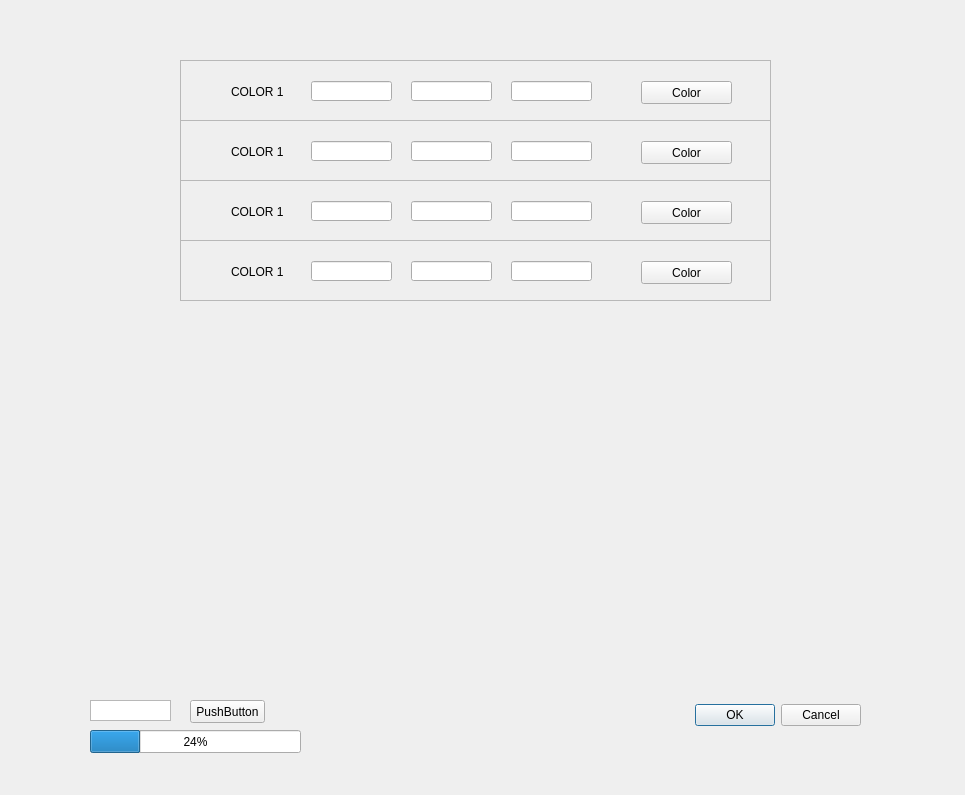
<?xml version="1.0" encoding="UTF-8"?>
<ui version="4.0">
 <class>Dialog</class>
 <widget class="QDialog" name="Dialog">
  <property name="geometry">
   <rect>
    <x>0</x>
    <y>0</y>
    <width>965</width>
    <height>795</height>
   </rect>
  </property>
  <property name="windowTitle">
   <string>Dialog</string>
  </property>
  <widget class="QScrollArea" name="scrollArea">
   <property name="geometry">
    <rect>
     <x>180</x>
     <y>60</y>
     <width>591</width>
     <height>61</height>
    </rect>
   </property>
   <property name="widgetResizable">
    <bool>true</bool>
   </property>
   <widget class="QWidget" name="scrollAreaWidgetContents">
    <property name="geometry">
     <rect>
      <x>0</x>
      <y>0</y>
      <width>589</width>
      <height>59</height>
     </rect>
    </property>
    <widget class="QLabel" name="Color_2">
     <property name="enabled">
      <bool>true</bool>
     </property>
     <property name="geometry">
      <rect>
       <x>50</x>
       <y>20</y>
       <width>71</width>
       <height>21</height>
      </rect>
     </property>
     <property name="text">
      <string>COLOR 1</string>
     </property>
    </widget>
    <widget class="QPushButton" name="ColorPicker">
     <property name="geometry">
      <rect>
       <x>460</x>
       <y>20</y>
       <width>91</width>
       <height>23</height>
      </rect>
     </property>
     <property name="text">
      <string>Color</string>
     </property>
    </widget>
    <widget class="QLineEdit" name="RedColor_2">
     <property name="geometry">
      <rect>
       <x>130</x>
       <y>20</y>
       <width>81</width>
       <height>20</height>
      </rect>
     </property>
    </widget>
    <widget class="QLineEdit" name="GreenColor">
     <property name="geometry">
      <rect>
       <x>230</x>
       <y>20</y>
       <width>81</width>
       <height>20</height>
      </rect>
     </property>
     <property name="clearButtonEnabled">
      <bool>false</bool>
     </property>
    </widget>
    <widget class="QLineEdit" name="BlueColor">
     <property name="geometry">
      <rect>
       <x>330</x>
       <y>20</y>
       <width>81</width>
       <height>20</height>
      </rect>
     </property>
    </widget>
   </widget>
  </widget>
  <widget class="QDialogButtonBox" name="buttonBox">
   <property name="geometry">
    <rect>
     <x>150</x>
     <y>690</y>
     <width>711</width>
     <height>51</height>
    </rect>
   </property>
   <property name="orientation">
    <enum>Qt::Horizontal</enum>
   </property>
   <property name="standardButtons">
    <set>QDialogButtonBox::Cancel|QDialogButtonBox::Ok</set>
   </property>
  </widget>
  <widget class="QPushButton" name="pushButton_2">
   <property name="geometry">
    <rect>
     <x>190</x>
     <y>700</y>
     <width>75</width>
     <height>23</height>
    </rect>
   </property>
   <property name="text">
    <string>PushButton</string>
   </property>
  </widget>
  <widget class="QProgressBar" name="progressBar">
   <property name="geometry">
    <rect>
     <x>90</x>
     <y>730</y>
     <width>211</width>
     <height>23</height>
    </rect>
   </property>
   <property name="value">
    <number>24</number>
   </property>
  </widget>
  <widget class="QListWidget" name="listWidget">
   <property name="geometry">
    <rect>
     <x>90</x>
     <y>700</y>
     <width>81</width>
     <height>21</height>
    </rect>
   </property>
   <property name="alternatingRowColors">
    <bool>false</bool>
   </property>
   <property name="sortingEnabled">
    <bool>false</bool>
   </property>
  </widget>
  <widget class="QScrollArea" name="scrollArea_2">
   <property name="geometry">
    <rect>
     <x>180</x>
     <y>120</y>
     <width>591</width>
     <height>61</height>
    </rect>
   </property>
   <property name="widgetResizable">
    <bool>true</bool>
   </property>
   <widget class="QWidget" name="scrollAreaWidgetContents_2">
    <property name="geometry">
     <rect>
      <x>0</x>
      <y>0</y>
      <width>589</width>
      <height>59</height>
     </rect>
    </property>
    <widget class="QLabel" name="Color_3">
     <property name="enabled">
      <bool>true</bool>
     </property>
     <property name="geometry">
      <rect>
       <x>50</x>
       <y>20</y>
       <width>71</width>
       <height>21</height>
      </rect>
     </property>
     <property name="text">
      <string>COLOR 1</string>
     </property>
    </widget>
    <widget class="QPushButton" name="ColorPicker_2">
     <property name="geometry">
      <rect>
       <x>460</x>
       <y>20</y>
       <width>91</width>
       <height>23</height>
      </rect>
     </property>
     <property name="text">
      <string>Color</string>
     </property>
    </widget>
    <widget class="QLineEdit" name="RedColor_3">
     <property name="geometry">
      <rect>
       <x>130</x>
       <y>20</y>
       <width>81</width>
       <height>20</height>
      </rect>
     </property>
    </widget>
    <widget class="QLineEdit" name="GreenColor_2">
     <property name="geometry">
      <rect>
       <x>230</x>
       <y>20</y>
       <width>81</width>
       <height>20</height>
      </rect>
     </property>
     <property name="clearButtonEnabled">
      <bool>false</bool>
     </property>
    </widget>
    <widget class="QLineEdit" name="BlueColor_2">
     <property name="geometry">
      <rect>
       <x>330</x>
       <y>20</y>
       <width>81</width>
       <height>20</height>
      </rect>
     </property>
    </widget>
   </widget>
  </widget>
  <widget class="QScrollArea" name="scrollArea_3">
   <property name="geometry">
    <rect>
     <x>180</x>
     <y>180</y>
     <width>591</width>
     <height>61</height>
    </rect>
   </property>
   <property name="widgetResizable">
    <bool>true</bool>
   </property>
   <widget class="QWidget" name="scrollAreaWidgetContents_3">
    <property name="geometry">
     <rect>
      <x>0</x>
      <y>0</y>
      <width>589</width>
      <height>59</height>
     </rect>
    </property>
    <widget class="QLabel" name="Color_4">
     <property name="enabled">
      <bool>true</bool>
     </property>
     <property name="geometry">
      <rect>
       <x>50</x>
       <y>20</y>
       <width>71</width>
       <height>21</height>
      </rect>
     </property>
     <property name="text">
      <string>COLOR 1</string>
     </property>
    </widget>
    <widget class="QPushButton" name="ColorPicker_3">
     <property name="geometry">
      <rect>
       <x>460</x>
       <y>20</y>
       <width>91</width>
       <height>23</height>
      </rect>
     </property>
     <property name="text">
      <string>Color</string>
     </property>
    </widget>
    <widget class="QLineEdit" name="RedColor_4">
     <property name="geometry">
      <rect>
       <x>130</x>
       <y>20</y>
       <width>81</width>
       <height>20</height>
      </rect>
     </property>
    </widget>
    <widget class="QLineEdit" name="GreenColor_3">
     <property name="geometry">
      <rect>
       <x>230</x>
       <y>20</y>
       <width>81</width>
       <height>20</height>
      </rect>
     </property>
     <property name="clearButtonEnabled">
      <bool>false</bool>
     </property>
    </widget>
    <widget class="QLineEdit" name="BlueColor_3">
     <property name="geometry">
      <rect>
       <x>330</x>
       <y>20</y>
       <width>81</width>
       <height>20</height>
      </rect>
     </property>
    </widget>
   </widget>
  </widget>
  <widget class="QScrollArea" name="scrollArea_4">
   <property name="geometry">
    <rect>
     <x>180</x>
     <y>240</y>
     <width>591</width>
     <height>61</height>
    </rect>
   </property>
   <property name="widgetResizable">
    <bool>true</bool>
   </property>
   <widget class="QWidget" name="scrollAreaWidgetContents_4">
    <property name="geometry">
     <rect>
      <x>0</x>
      <y>0</y>
      <width>589</width>
      <height>59</height>
     </rect>
    </property>
    <widget class="QLabel" name="Color_5">
     <property name="enabled">
      <bool>true</bool>
     </property>
     <property name="geometry">
      <rect>
       <x>50</x>
       <y>20</y>
       <width>71</width>
       <height>21</height>
      </rect>
     </property>
     <property name="text">
      <string>COLOR 1</string>
     </property>
    </widget>
    <widget class="QPushButton" name="ColorPicker_4">
     <property name="geometry">
      <rect>
       <x>460</x>
       <y>20</y>
       <width>91</width>
       <height>23</height>
      </rect>
     </property>
     <property name="text">
      <string>Color</string>
     </property>
    </widget>
    <widget class="QLineEdit" name="RedColor_5">
     <property name="geometry">
      <rect>
       <x>130</x>
       <y>20</y>
       <width>81</width>
       <height>20</height>
      </rect>
     </property>
    </widget>
    <widget class="QLineEdit" name="GreenColor_4">
     <property name="geometry">
      <rect>
       <x>230</x>
       <y>20</y>
       <width>81</width>
       <height>20</height>
      </rect>
     </property>
     <property name="clearButtonEnabled">
      <bool>false</bool>
     </property>
    </widget>
    <widget class="QLineEdit" name="BlueColor_4">
     <property name="geometry">
      <rect>
       <x>330</x>
       <y>20</y>
       <width>81</width>
       <height>20</height>
      </rect>
     </property>
    </widget>
   </widget>
  </widget>
 </widget>
 <resources/>
 <connections>
  <connection>
   <sender>buttonBox</sender>
   <signal>accepted()</signal>
   <receiver>Dialog</receiver>
   <slot>accept()</slot>
   <hints>
    <hint type="sourcelabel">
     <x>248</x>
     <y>254</y>
    </hint>
    <hint type="destinationlabel">
     <x>157</x>
     <y>274</y>
    </hint>
   </hints>
  </connection>
  <connection>
   <sender>buttonBox</sender>
   <signal>rejected()</signal>
   <receiver>Dialog</receiver>
   <slot>reject()</slot>
   <hints>
    <hint type="sourcelabel">
     <x>316</x>
     <y>260</y>
    </hint>
    <hint type="destinationlabel">
     <x>286</x>
     <y>274</y>
    </hint>
   </hints>
  </connection>
 </connections>
</ui>
